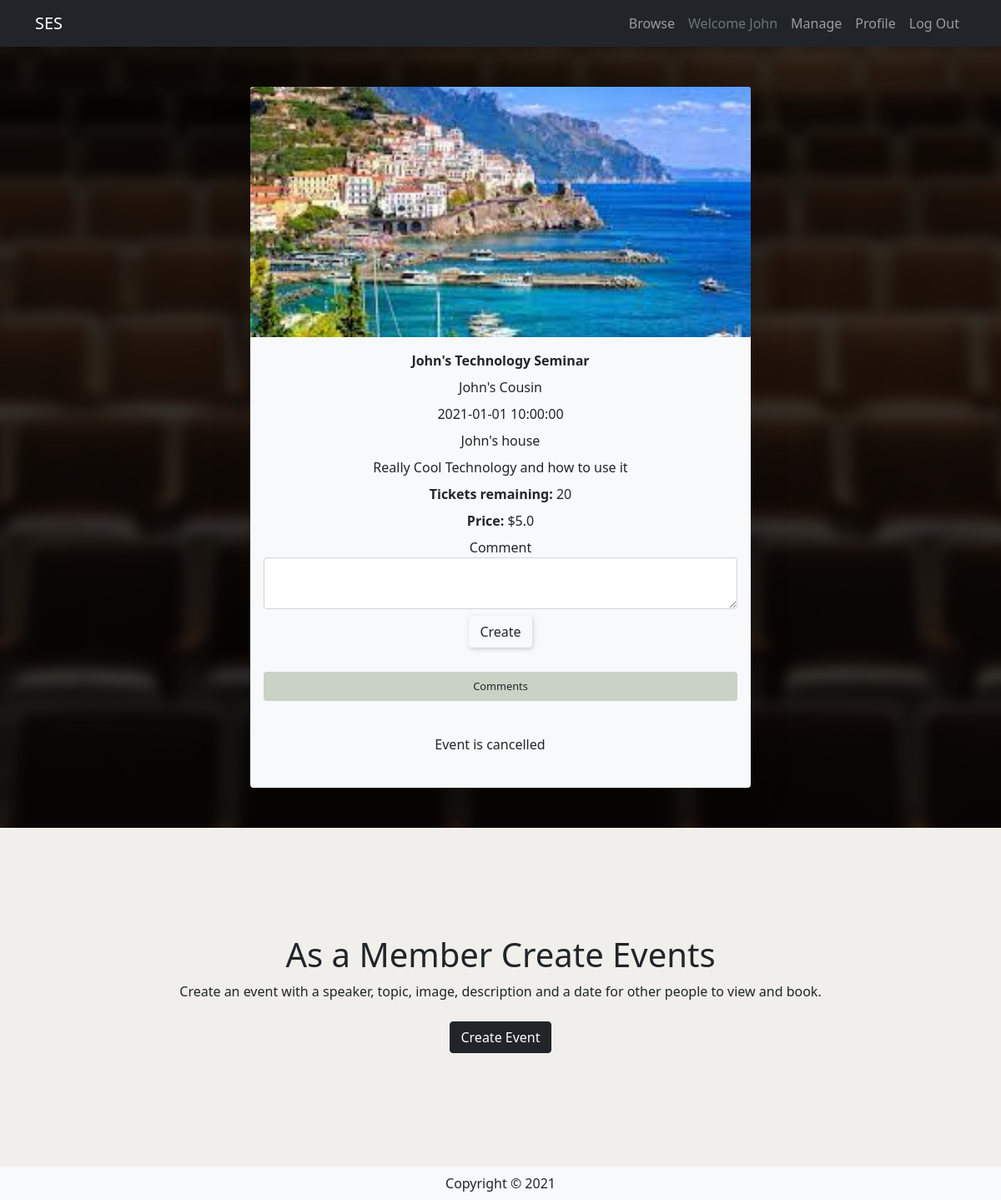
The app's page /details/2 (signed in) with its own data.
### event/models.py (models this page shows, shortened)
class User(db.Model, UserMixin):
    __tablename__ = 'users'
    id = db.Column(db.Integer, primary_key=True)
    name = db.Column(db.String(100), nullable=False)
    emailid = db.Column(db.String(100), nullable=False, unique=True)
    phonenum = db.Column(db.Integer, nullable=True, unique=True)
    address = db.Column(db.String(100), nullable=True)
    password_hash = db.Column(db.String(225), nullable=False)
    events = db.relationship('Event', backref='user')
    comments = db.relationship('Comment', backref='user')
    orders = db.relationship('Orders', backref='user')

class Event(db.Model):
    __tablename__ = 'events'
    id = db.Column(db.Integer, primary_key=True)
    topic = db.Column(db.Enum("Business", "Mental Health",
                      "Technology", name="topic"))
    name = db.Column(db.String(80))
    speaker = db.Column(db.String(80))
    description = db.Column(db.String(200))
    dateTime = db.Column(db.DateTime, default=datetime.now())
    address = db.Column(db.String(200))
    image = db.Column(db.String(400))
    tickets = db.Column(db.Integer)
    price = db.Column(db.Float)
    status = db.Column(db.Enum('Upcoming', 'Cancelled',
                       'Inactive', 'Booked', name="status"), default='Upcoming')
    user_id = db.Column(db.Integer, db.ForeignKey('users.id'))
    comments = db.relationship('Comment', backref='event')
    orders = db.relationship('Orders', backref='event')

### event/details.py (the view)
@detailsbp.route('/<id>', methods=['GET', 'POST'])
def show(id):
    event = Event.query.filter_by(id=id).first()
    cform = CommentForm()
    oform = OrderForm()
    return render_template('/events/details.html', event=event, cform=cform, oform=oform)

### event/forms.py
class CommentForm(FlaskForm):
    text = TextAreaField('Comment', [InputRequired()])
    submit = SubmitField('Create')

class OrderForm(FlaskForm):
    tickets = h5fields.IntegerField('Book tickets: ', [InputRequired(), NumberRange(
        min=1, max=100, message="Number exceeds tickets availible!")])
    submit = SubmitField('Place order')

### event/__init__.py (called while the page is built)
def create_app():
    app = Flask(__name__)
    boostrap = Bootstrap(app)
    app.secret_key = 'somerandomvalue'
    app.config['SQLALCHEMY_DATABASE_URI'] = 'sqlite:///seminar.sqlite'
    db.init_app(app)
    login_manager = LoginManager()
    login_manager.login_view = 'auth.login'
    login_manager.init_app(app)
    from .models import User  # importing here to avoid circular references
    @login_manager.user_loader
    def load_user(user_id):
        return User.query.get(int(user_id))
    from . import views
    app.register_blueprint(views.mainbp)
    from . import manage
    app.register_blueprint(manage.managebp)
    from . import details
    app.register_blueprint(details.detailsbp)
    from . import profile
    app.register_blueprint(profile.profilebp)
    from . import auth
    app.register_blueprint(auth.bp)
    return app

### event/templates/events/details.html (shortened to what this page needs)
{% extends 'base.html' %}
{% import "bootstrap/wtf.html" as wtf %}
{% block content %}
   <section class="hero details">
      <div class="d-flex justify-content-center align-items-center">
         <div class="card shadow-lg rounded border-0 bg-light col-md-6 col-sm-8 col-10 jumbo event my-5">
            <img class="card-img-top" style="width: 100%; min-height: 200px; max-height: 300px; object-fit: cover;"
               alt="Thumbnail [100%x225]" src="{{event.image}}">
            <div class="card-body text-dark">
               <p class="card-text event-info"><b>{{event.name}}</b></p>
                     <p class="card-text event-info">{{event.speaker}}</p>
                     <p class="card-text event-info">{{event.dateTime}}</p>
                     <p class="card-text event-info">{{event.address}}</p>
               <p class="card-text event-info d-sm-block d-none">{{event.description}}</p>
               <p class="card-text event-info"><b>Tickets remaining: </b>{{event.tickets}}</p>
               <p class="card-text event-info"><b>Price: </b>${{event.price}}</p>
               <div class="row">
                  {% if current_user.is_authenticated %}
                  {{wtf.quick_form(cform,"/details/{0}/comment".format(event.id))}}
                  {% endif %}
                  <div class="col-md-12 col-12 comment-text mb-3">
                      <div class="card-header border-0 bg-secondary secondary rounded mb-3">
                     <label class ="d-block mb" for="toggle">Comments</label>
                     </div>
                  </div>
                  {% if current_user.is_authenticated %}
                  <div class=" btn-group-vertical my-auto mx-auto col-md-4 col-12 h-25">
                     <div class="row justify-content-center align-items-center">
                        <div class="m-2">
                           {% if event.status == "Cancelled" %}
                           <p>Event is cancelled</p>
                           {% endif %}
                        </div>
                     </div>
                  </div>
                  {% endif %}
               </div>
            </div>
         </div>
      </div>
   </section>
   {% if current_user.is_authenticated %}
   <section class="browse primary">
      <div class="container-fluid text-center vertical-align-pad ">
         <h1 class="display-6">As a Member Create Events</h1>
         <p class="lead" style="font-size: 1rem;">Create an event with a speaker, topic, image, description and a date for
            other people to view and book.</p>
         <a href="{{url_for('manage.create', id = current_user.id)}}" class="btn btn-dark dark my-2">Create Event</a>
      </div>
   </section>
   {% endif %}
{% endblock %}

### event/templates/base.html (shortened to what this page needs)
<html>
<head>
    <link href="https://cdn.jsdelivr.net/npm/bootstrap@5.0.0-beta3/dist/css/bootstrap.min.css" rel="stylesheet"
>
    <link rel="stylesheet" href="{{ url_for('static',filename='css/style.css') }}">
</head>
<body>
    <header>
        <nav class="navbar navbar-expand-lg navbar-dark dark sticky-top">
            <div class="container">
                <a href="{{url_for('main.index')}}" class="navbar-brand">
                    SES
                </a>
                <div class="collapse navbar-collapse justify-content-end" id="navbarSupportedContent">
                    <div class="navbar-nav ml-auto">
                        <a class="nav-item nav-link" href="{{url_for('main.index', _anchor='event-browse')}}">Browse</a>
                        {% if current_user.is_authenticated %}
                        <a class="nav-item nav-link disabled text-muted" href="#">Welcome {{current_user.name}}</a>
                        <a class="nav-item nav-link" href="{{url_for('manage.show', id = current_user.id)}}">Manage</a>
                        <a class="nav-item nav-link" href="{{url_for('profile.show', id = current_user.id)}}">Profile</a>
                        <a class="nav-item nav-link" href="{{ url_for('auth.logout') }}">Log Out</a>
                        {% else %}
                        <a class="nav-item nav-link" href="{{url_for('auth.login') }}">Log In</a>
                        <a class="nav-item nav-link" href="{{url_for('auth.register') }}">Register</a>
                        {% endif %}
                    </div>
                </div>
            </div>
        </nav>
    </header>
    <main>
        {% block content %}
        {% endblock %}
    </main>
    <footer class="footer">
        <div class="text-center py-2 bg-light">
            <span class="text-dark">Copyright &copy; 2021</span>
        </div>
    </footer>
</body>
</html>

### event/static/css/style.css (style rules this page uses)
.btn-default { margin-top: 0.5em !important; box-shadow: 1px 2px 5px #8080805c; }
body { margin: 0; }
.primary { background: #f0efeb !important; }
.secondary { background: #cad2c5 !important; }
.dark { background: #212529 !important; }
.jumbo { color: white; text-align: center; position: relative; }
.jumbo.event { overflow: visible; }
section.hero { position: relative; overflow: hidden; }
.vertical-align-pad { padding-top: 8rem; padding-bottom: 8rem; }
.card-text.event-info { margin-bottom: 0.5rem; }
.comment-text { font-size: 0.8rem; }
.jumbo { animation-duration: 2s; animation-timing-function: ease-in-out; animation-delay: 0s; animation-name: FadeIn; }

### records on screen
User: name "John"
Event: image (picture), name "John's Technology Seminar", speaker "John's Cousin", dateTime "2021-01-01 10:00:00", address "John's house", description "Really Cool Technology and how to use it", tickets "20", price "5.0"
